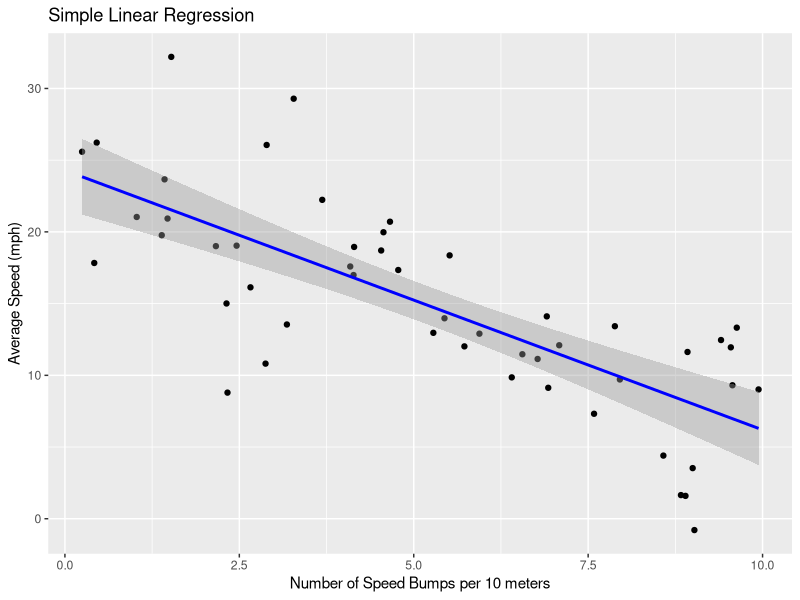

Here is the R script that generated this plot:
# Load necessary libraries
library(ggplot2)
library(dplyr)

# Generate fake traffic data
set.seed(123)
num_samples <- 50
speed_bumps <- runif(num_samples, min = 0, max = 10)  # Number of speed bumps per 10 meters
average_speed <- 25 - 2 * speed_bumps + rnorm(num_samples, mean = 0, sd = 5)  # Average speed of cars

# Create a data frame
traffic_data <- data.frame(SpeedBumps = speed_bumps, AverageSpeed = average_speed)

# Show the first few rows of the data
head(traffic_data)

# Simple Linear Regression (SLR)
slr_model <- lm(AverageSpeed ~ SpeedBumps, data = traffic_data)
summary(slr_model)

# Visualize SLR
ggplot(traffic_data, aes(x = SpeedBumps, y = AverageSpeed)) +
  geom_point() +
  geom_smooth(method = "lm", col = "blue") +
  labs(title = "Simple Linear Regression",
       x = "Number of Speed Bumps per 10 meters",
       y = "Average Speed (mph)")
